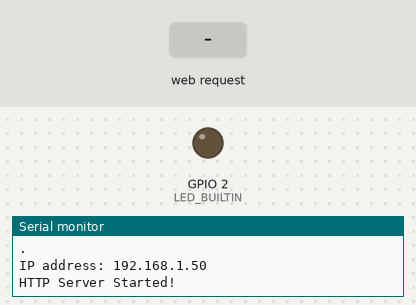
Bench run of a sketch on a simulated ESP32. Shown: output pins drawn as LEDs (lit = HIGH), the last lines printed to the serial monitor. Inputs (shaded band) come from the test bench. WiFi joins after 1.5 s; servers stay silent unless stated.

Above: at 3.3 s.
3.4 s: HTTP request GET /on received
At 4.1 s:
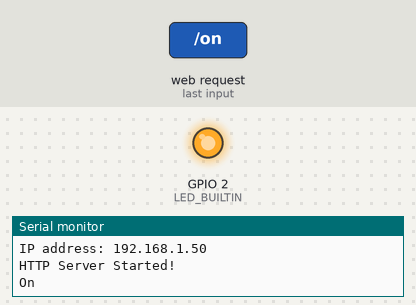
4.9 s: HTTP request GET /off received
At 5.2 s:
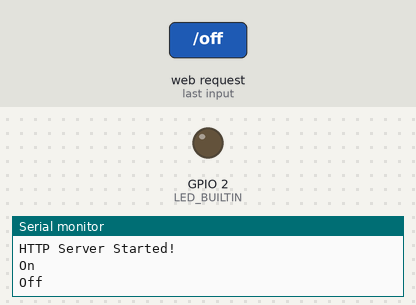
Timing chart, 0 to 7.9 s (numbered marks = the images above; inputs shaded):
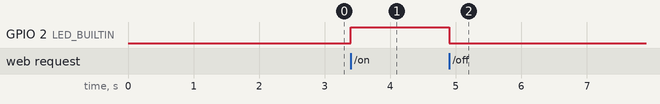

The sketch:

ESP32_Web_Server.ino
```cpp
#include <WiFi.h>
#include<WebServer.h>
#include<ESP32Servo.h>


const char *ssid="addinedu_201class_2-2.4G";
const char *pw="201class2!";
const int LED_BUILTIN=2;

WebServer server(80);
void handle_root();

const char html[] PROGMEM= R"rawliteral(
<!DOCTYPE html>
<html>
  <body>
    <center>
      <h1>Hello, ESP32 Web Server!</h1>
      <a href="on"><button>LED ON</button></a>
      <a href="off"><button>LED OFF</button></a>
    <center>
  </body>
</html>
)rawliteral";

void handle_root(){
  server.send(200,"text/html",html);
}

void ledOn(){
  Serial.println("On");
  digitalWrite(LED_BUILTIN,HIGH);
  server.send(200,"text/html",html);
}

void ledOff(){
  Serial.println("Off");
  digitalWrite(LED_BUILTIN,LOW);
  server.send(200,"text/html",html);
}

void setup() {
  pinMode(LED_BUILTIN,OUTPUT);

  Serial.begin(115200);
  Serial.println("ESP32 Web Server Start");
  Serial.println(ssid);

  WiFi.begin(ssid,pw);

  while(WiFi.status() != WL_CONNECTED){
    delay(1000);
    Serial.println(".");
  }
  Serial.println();


  Serial.print("IP address: ");
  Serial.println(WiFi.localIP());

  server.on("/",handle_root);
  server.on("/on",HTTP_GET,ledOn);
  server.on("/off",HTTP_GET,ledOff);

  server.begin();

  Serial.println("HTTP Server Started!");
  delay(100);

}

void loop() {
  server.handleClient();

}
```

Measured:
- after the input at 3.4 s, GPIO 2 (LED_BUILTIN): LOW → HIGH at once
- after the input at 4.9 s, GPIO 2 (LED_BUILTIN): HIGH → LOW at once
